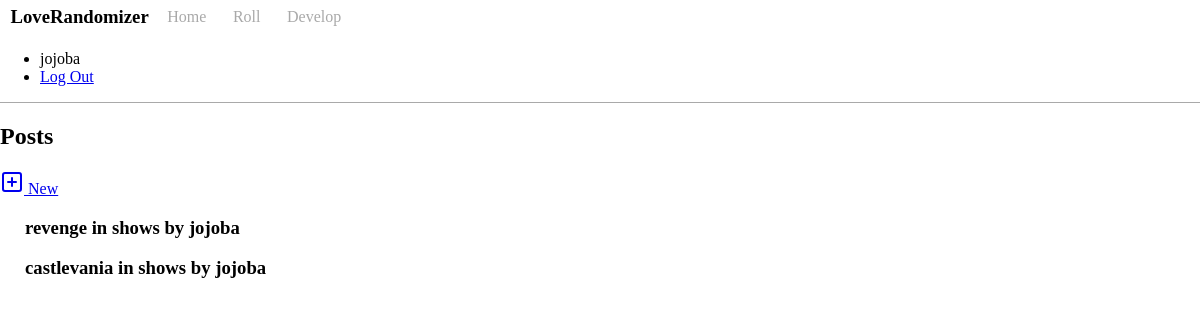
/blog/ (signed in), run on an earlier commit of the app's database.
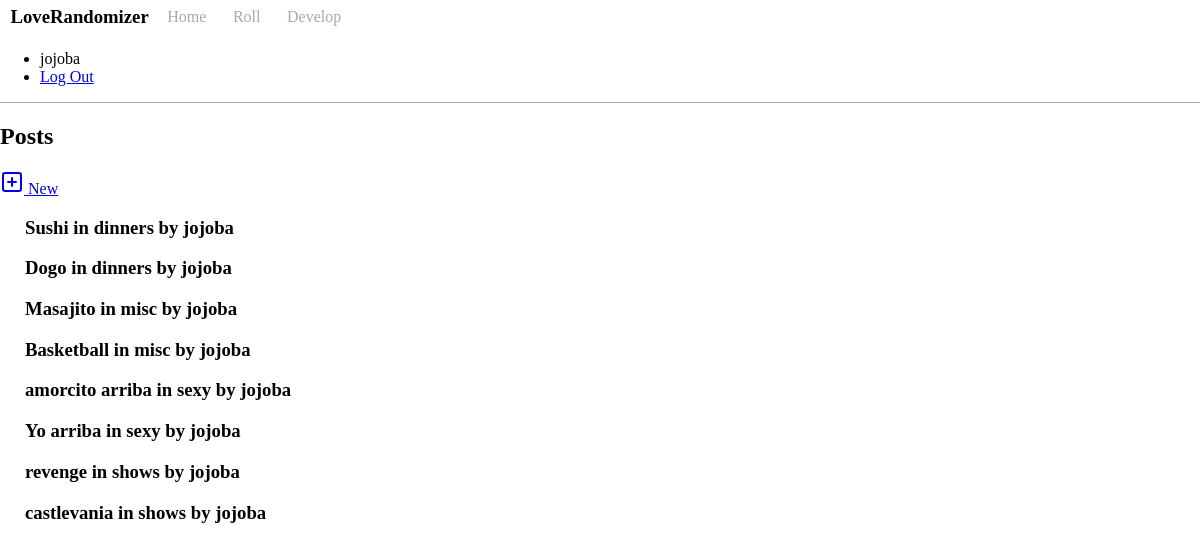
And on a later commit of the database.
### tables this page shows
CREATE TABLE activities (
  id INTEGER PRIMARY KEY AUTOINCREMENT,
  author_id INTEGER NOT NULL,
  name TEXT  NOT NULL,
  description TEXT,
  category TEXT NOT NULL,
  FOREIGN KEY (author_id) REFERENCES user (id)
);

CREATE TABLE user (
  id INTEGER PRIMARY KEY AUTOINCREMENT,
  username TEXT UNIQUE NOT NULL,
  password TEXT NOT NULL
);

### flaskr/blog.py (the view)
@bp.route('/')
def index():
    db = get_db()
    posts = db.execute(
        '''
        SELECT name, category, username
        FROM activities JOIN user ON activities.author_id = user.id
        ORDER BY category;
        '''
    ).fetchall()
    return render_template('blog/index.html', posts=posts)

### flaskr/auth.py (called while the page is built)
@bp.before_app_request
def load_logged_in_user():
    user_id = session.get('user_id')
    if user_id is None:
        g.user = None
    else:
        g.user = get_db().execute(
            'SELECT * FROM user WHERE id = ?', (user_id,)
        ).fetchone()

### flaskr/db.py (called while the page is built)
def get_db():
    if 'db' not in g:
        g.db = sqlite3.connect(
            current_app.config['DATABASE'],
            detect_types=sqlite3.PARSE_DECLTYPES
        )
        g.db.row_factory = sqlite3.Row
    return g.db

### flaskr/templates/blog/index.html (shortened to what this page needs)
{% extends 'base.html' %} {% block header %}
<h1>{% block title %}Posts{% endblock %}</h1>
{% if g.user %}
<a class="action" href="{{ url_for('blog.create') }}">
  <i data-lucide="plus-square"></i>
  New
</a>
{% endif %} {% endblock %} {% block content %} {% for post in posts %}
<article class="post">
  <header>
    <div>
      <h1>
        {{ post['name'] }} in {{post['category']}} by {{post['username']}}
      </h1>
    </div>
  </header>
</article>
{% endfor %} {% endblock %}

What changed in the data, as far as the page shows it:
added activities: name "Sushi", category "dinners", username "jojoba"
added activities: name "Dogo", category "dinners", username "jojoba"
added activities: name "Masajito", category "misc", username "jojoba"
added activities: name "Basketball", category "misc", username "jojoba"
added activities: name "amorcito arriba", category "sexy", username "jojoba"
added activities: name "Yo arriba", category "sexy", username "jojoba"
